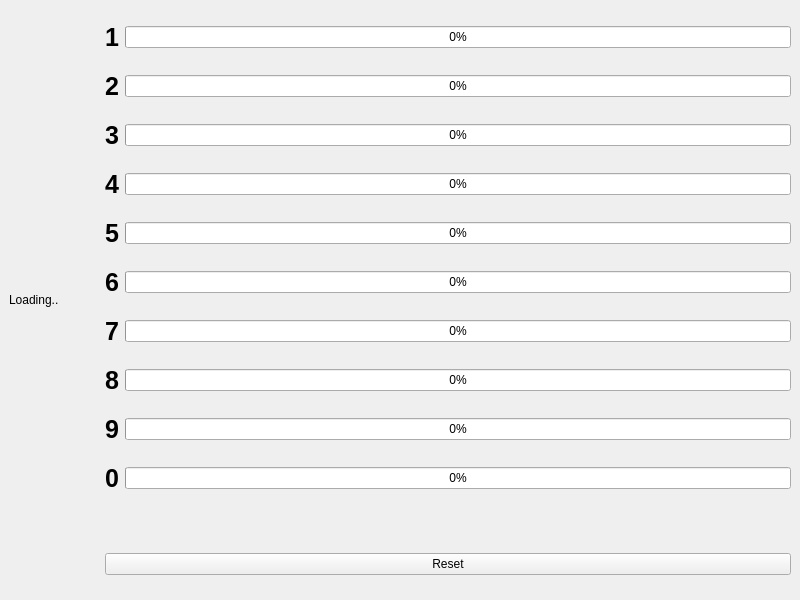
<?xml version="1.0" encoding="UTF-8"?>
<ui version="4.0">
 <class>paint</class>
 <widget class="QMainWindow" name="paint">
  <property name="geometry">
   <rect>
    <x>0</x>
    <y>0</y>
    <width>800</width>
    <height>600</height>
   </rect>
  </property>
  <property name="windowTitle">
   <string>paint</string>
  </property>
  <widget class="QWidget" name="centralwidget">
   <layout class="QHBoxLayout" name="horizontalLayout">
    <item>
     <widget class="Canvas" name="label">
      <property name="text">
       <string>Loading..</string>
      </property>
     </widget>
    </item>
    <item>
     <spacer name="horizontalSpacer">
      <property name="orientation">
       <enum>Qt::Horizontal</enum>
      </property>
      <property name="sizeType">
       <enum>QSizePolicy::Fixed</enum>
      </property>
      <property name="sizeHint" stdset="0">
       <size>
        <width>40</width>
        <height>20</height>
       </size>
      </property>
     </spacer>
    </item>
    <item>
     <layout class="QVBoxLayout" name="verticalLayout">
      <item>
       <layout class="QHBoxLayout" name="one_layout">
        <item>
         <widget class="QLabel" name="one">
          <property name="styleSheet">
           <string notr="true">font-size: 25px; font-weight: bold; </string>
          </property>
          <property name="text">
           <string>1</string>
          </property>
         </widget>
        </item>
        <item>
         <widget class="QProgressBar" name="one_bar">
          <property name="maximum">
           <number>100</number>
          </property>
          <property name="value">
           <number>0</number>
          </property>
         </widget>
        </item>
       </layout>
      </item>
      <item>
       <layout class="QHBoxLayout" name="two_layout">
        <item>
         <widget class="QLabel" name="two">
          <property name="styleSheet">
           <string notr="true">font-size: 25px; font-weight: bold; </string>
          </property>
          <property name="text">
           <string>2</string>
          </property>
         </widget>
        </item>
        <item>
         <widget class="QProgressBar" name="two_bar">
          <property name="value">
           <number>0</number>
          </property>
         </widget>
        </item>
       </layout>
      </item>
      <item>
       <layout class="QHBoxLayout" name="three_laylout">
        <item>
         <widget class="QLabel" name="three">
          <property name="styleSheet">
           <string notr="true">font-size: 25px; font-weight: bold; </string>
          </property>
          <property name="text">
           <string>3</string>
          </property>
         </widget>
        </item>
        <item>
         <widget class="QProgressBar" name="three_bar">
          <property name="value">
           <number>0</number>
          </property>
         </widget>
        </item>
       </layout>
      </item>
      <item>
       <layout class="QHBoxLayout" name="four_layout">
        <item>
         <widget class="QLabel" name="four">
          <property name="styleSheet">
           <string notr="true">font-size: 25px; font-weight: bold; </string>
          </property>
          <property name="text">
           <string>4</string>
          </property>
         </widget>
        </item>
        <item>
         <widget class="QProgressBar" name="four_bar">
          <property name="value">
           <number>0</number>
          </property>
         </widget>
        </item>
       </layout>
      </item>
      <item>
       <layout class="QHBoxLayout" name="five_layout">
        <item>
         <widget class="QLabel" name="five">
          <property name="styleSheet">
           <string notr="true">font-size: 25px; font-weight: bold; </string>
          </property>
          <property name="text">
           <string>5</string>
          </property>
         </widget>
        </item>
        <item>
         <widget class="QProgressBar" name="five_bar">
          <property name="value">
           <number>0</number>
          </property>
         </widget>
        </item>
       </layout>
      </item>
      <item>
       <layout class="QHBoxLayout" name="six_layout">
        <item>
         <widget class="QLabel" name="six">
          <property name="styleSheet">
           <string notr="true">font-size: 25px; font-weight: bold; </string>
          </property>
          <property name="text">
           <string>6</string>
          </property>
         </widget>
        </item>
        <item>
         <widget class="QProgressBar" name="six_bar">
          <property name="value">
           <number>0</number>
          </property>
         </widget>
        </item>
       </layout>
      </item>
      <item>
       <layout class="QHBoxLayout" name="seven_layout">
        <item>
         <widget class="QLabel" name="seven">
          <property name="styleSheet">
           <string notr="true">font-size: 25px; font-weight: bold; </string>
          </property>
          <property name="text">
           <string>7</string>
          </property>
         </widget>
        </item>
        <item>
         <widget class="QProgressBar" name="seven_bar">
          <property name="value">
           <number>0</number>
          </property>
         </widget>
        </item>
       </layout>
      </item>
      <item>
       <layout class="QHBoxLayout" name="eight_layout">
        <item>
         <widget class="QLabel" name="eight">
          <property name="styleSheet">
           <string notr="true">font-size: 25px; font-weight: bold; </string>
          </property>
          <property name="text">
           <string>8</string>
          </property>
         </widget>
        </item>
        <item>
         <widget class="QProgressBar" name="eight_bar">
          <property name="value">
           <number>0</number>
          </property>
         </widget>
        </item>
       </layout>
      </item>
      <item>
       <layout class="QHBoxLayout" name="nine_layout">
        <item>
         <widget class="QLabel" name="nine">
          <property name="styleSheet">
           <string notr="true">font-size: 25px; font-weight: bold; </string>
          </property>
          <property name="text">
           <string>9</string>
          </property>
         </widget>
        </item>
        <item>
         <widget class="QProgressBar" name="nine_bar">
          <property name="value">
           <number>0</number>
          </property>
         </widget>
        </item>
       </layout>
      </item>
      <item>
       <layout class="QHBoxLayout" name="zero_layout">
        <item>
         <widget class="QLabel" name="zero">
          <property name="styleSheet">
           <string notr="true">font-size: 25px; font-weight: bold; </string>
          </property>
          <property name="text">
           <string>0</string>
          </property>
         </widget>
        </item>
        <item>
         <widget class="QProgressBar" name="zero_bar">
          <property name="value">
           <number>0</number>
          </property>
         </widget>
        </item>
       </layout>
      </item>
      <item>
       <spacer name="verticalSpacer">
        <property name="orientation">
         <enum>Qt::Vertical</enum>
        </property>
        <property name="sizeType">
         <enum>QSizePolicy::Fixed</enum>
        </property>
        <property name="sizeHint" stdset="0">
         <size>
          <width>20</width>
          <height>40</height>
         </size>
        </property>
       </spacer>
      </item>
      <item>
       <layout class="QHBoxLayout" name="horizontalLayout_2">
        <item>
         <widget class="QPushButton" name="restartButton">
          <property name="text">
           <string>Reset</string>
          </property>
         </widget>
        </item>
       </layout>
      </item>
     </layout>
    </item>
   </layout>
  </widget>
 </widget>
 <customwidgets>
  <customwidget>
   <class>Canvas</class>
   <extends>QLabel</extends>
   <header location="global">canvas.h</header>
  </customwidget>
 </customwidgets>
 <resources/>
 <connections/>
</ui>
